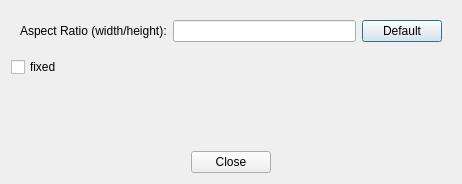
<?xml version="1.0" encoding="UTF-8"?>
<ui version="4.0">
 <class>AspectRatioDialog</class>
 <widget class="QDialog" name="AspectRatioDialog">
  <property name="geometry">
   <rect>
    <x>0</x>
    <y>0</y>
    <width>462</width>
    <height>184</height>
   </rect>
  </property>
  <property name="windowTitle">
   <string>Dialog</string>
  </property>
  <layout class="QVBoxLayout" name="verticalLayout">
   <item>
    <widget class="QWidget" name="wdRatio" native="true">
     <layout class="QHBoxLayout" name="horizontalLayout">
      <item>
       <widget class="QLabel" name="label">
        <property name="text">
         <string>Aspect Ratio (width/height):</string>
        </property>
       </widget>
      </item>
      <item>
       <widget class="QLineEdit" name="leRatio"/>
      </item>
      <item>
       <widget class="QPushButton" name="pbDefault">
        <property name="text">
         <string>Default</string>
        </property>
       </widget>
      </item>
     </layout>
    </widget>
   </item>
   <item>
    <widget class="QCheckBox" name="cbFixed">
     <property name="text">
      <string>fixed</string>
     </property>
    </widget>
   </item>
   <item>
    <spacer name="verticalSpacer">
     <property name="orientation">
      <enum>Qt::Vertical</enum>
     </property>
     <property name="sizeHint" stdset="0">
      <size>
       <width>20</width>
       <height>40</height>
      </size>
     </property>
    </spacer>
   </item>
   <item>
    <layout class="QHBoxLayout" name="horizontalLayout_2">
     <item>
      <spacer name="horizontalSpacer">
       <property name="orientation">
        <enum>Qt::Horizontal</enum>
       </property>
       <property name="sizeHint" stdset="0">
        <size>
         <width>40</width>
         <height>20</height>
        </size>
       </property>
      </spacer>
     </item>
     <item>
      <widget class="QPushButton" name="pbClose">
       <property name="text">
        <string>Close</string>
       </property>
      </widget>
     </item>
     <item>
      <spacer name="horizontalSpacer_2">
       <property name="orientation">
        <enum>Qt::Horizontal</enum>
       </property>
       <property name="sizeHint" stdset="0">
        <size>
         <width>40</width>
         <height>20</height>
        </size>
       </property>
      </spacer>
     </item>
    </layout>
   </item>
  </layout>
 </widget>
 <resources/>
 <connections>
  <connection>
   <sender>pbClose</sender>
   <signal>clicked()</signal>
   <receiver>AspectRatioDialog</receiver>
   <slot>hide()</slot>
   <hints>
    <hint type="sourcelabel">
     <x>189</x>
     <y>124</y>
    </hint>
    <hint type="destinationlabel">
     <x>252</x>
     <y>149</y>
    </hint>
   </hints>
  </connection>
  <connection>
   <sender>cbFixed</sender>
   <signal>toggled(bool)</signal>
   <receiver>wdRatio</receiver>
   <slot>setEnabled(bool)</slot>
   <hints>
    <hint type="sourcelabel">
     <x>222</x>
     <y>61</y>
    </hint>
    <hint type="destinationlabel">
     <x>230</x>
     <y>33</y>
    </hint>
   </hints>
  </connection>
 </connections>
</ui>
